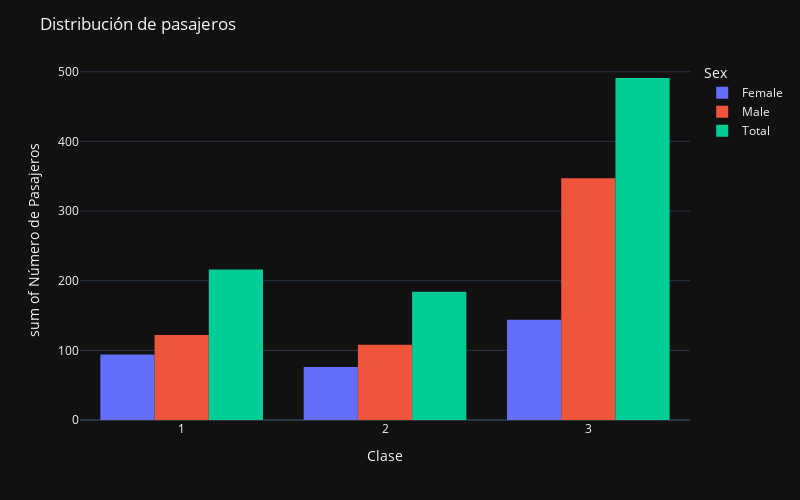

The notebook cell this image was saved under:
### Code cell
clase_genero=titanic.groupby('Sex')['Pclass'].value_counts().reset_index(name='count')
total_clase=titanic.groupby('Pclass')['Pclass'].value_counts().reset_index(name='count')
clase_genero.loc[6,['Sex','Pclass','count']]=['Total',1,total_clase.loc[0,'count']]
clase_genero.loc[7,['Sex','Pclass','count']]=['Total',2,total_clase.loc[1,'count']]
clase_genero.loc[8,['Sex','Pclass','count']]=['Total',3,total_clase.loc[2,'count']]

fig2=px.histogram(clase_genero, x="Pclass", y="count", color="Sex", nbins=3, barmode='group',labels={'Pclass':'Clase', 'count':'Número de Pasajeros'})

fig2.update_layout(height=500, width=800, title_text="Distribución de pasajeros", 
                  template='plotly_dark')
fig2.show()

### Figure 1 — Plotly figure (JSON) as saved in the notebook; plotly's stock layout.template omitted (floating-point values rounded to 4 significant figures)
{"data": [{"alignmentgroup": "True", "bingroup": "x", "histfunc": "sum", "hovertemplate": "Sex=Female<br>Clase=%{x}<br>sum of Número de Pasajeros=%{y}<extra></extra>", "legendgroup": "Female", "marker": {"color": "#636efa", "pattern": {"shape": ""}}, "name": "Female", "nbinsx": 3, "offsetgroup": "Female", "orientation": "v", "showlegend": true, "type": "histogram", "x": [3, 1, 2], "xaxis": "x", "y": [144, 94, 76], "yaxis": "y"}, {"alignmentgroup": "True", "bingroup": "x", "histfunc": "sum", "hovertemplate": "Sex=Male<br>Clase=%{x}<br>sum of Número de Pasajeros=%{y}<extra></extra>", "legendgroup": "Male", "marker": {"color": "#EF553B", "pattern": {"shape": ""}}, "name": "Male", "nbinsx": 3, "offsetgroup": "Male", "orientation": "v", "showlegend": true, "type": "histogram", "x": [3, 1, 2], "xaxis": "x", "y": [347, 122, 108], "yaxis": "y"}, {"alignmentgroup": "True", "bingroup": "x", "histfunc": "sum", "hovertemplate": "Sex=Total<br>Clase=%{x}<br>sum of Número de Pasajeros=%{y}<extra></extra>", "legendgroup": "Total", "marker": {"color": "#00cc96", "pattern": {"shape": ""}}, "name": "Total", "nbinsx": 3, "offsetgroup": "Total", "orientation": "v", "showlegend": true, "type": "histogram", "x": [1, 2, 3], "xaxis": "x", "y": [216, 184, 491], "yaxis": "y"}], "layout": {"barmode": "group", "height": 500, "legend": {"title": {"text": "Sex"}, "tracegroupgap": 0}, "margin": {"t": 60}, "title": {"text": "Distribución de pasajeros"}, "width": 800, "xaxis": {"anchor": "y", "domain": [0, 1], "title": {"text": "Clase"}}, "yaxis": {"anchor": "x", "domain": [0, 1], "title": {"text": "sum of Número de Pasajeros"}}}}
